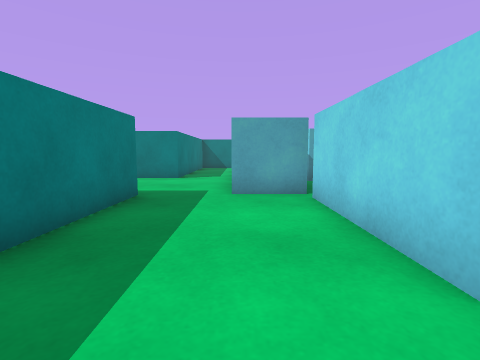
[1] (above)

17 first-person views from a walk through a scene from a Unity 3-D project. The camera is 0.55 m above the floor, tilts 6° down and sees 85° across. The floor is counted in squares, 0.5 m on a side. Each view is taken from the middle of a square. On the plan, view 1 faces up. The plan holds only what a view shows up to about 11 squares ahead; the rest is blank. The player is left out. Surface patterns are stand-ins for the level's own textures.

[2]
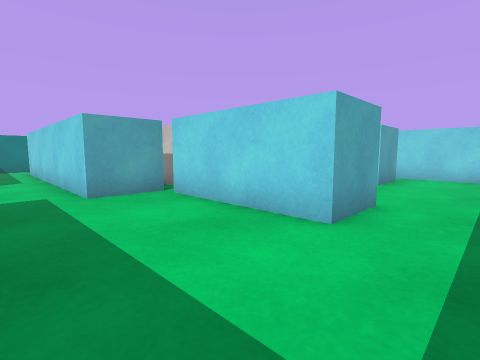

[3]
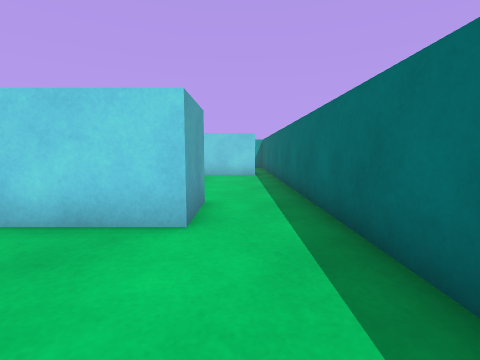

[4]
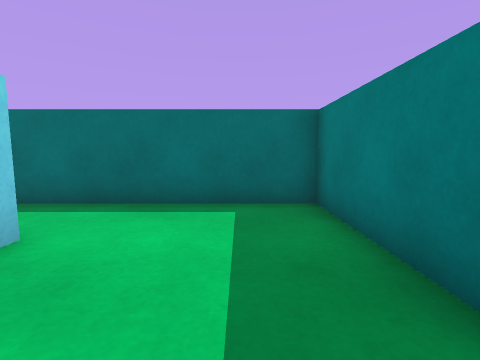

[5]
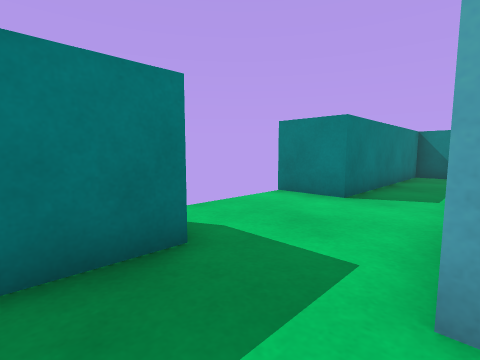

[6]
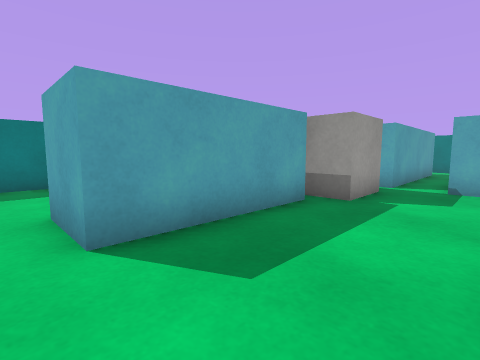

[7]
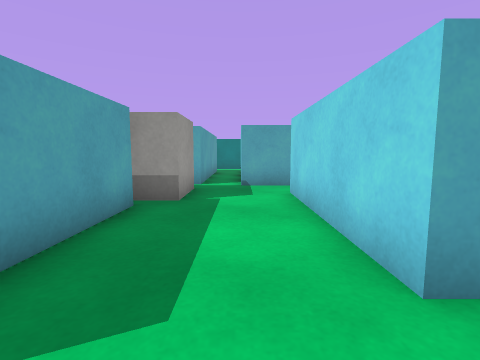

[8]
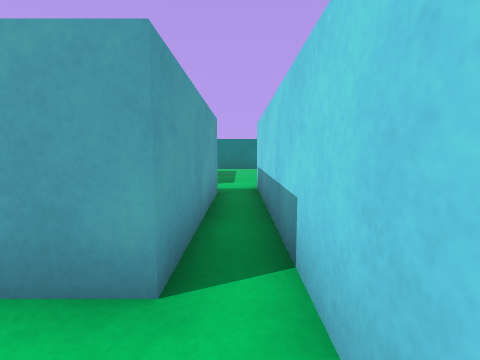

[9]
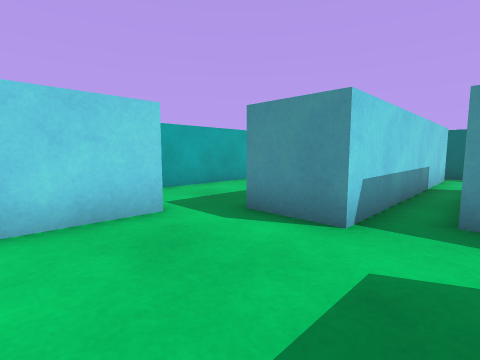

[10]
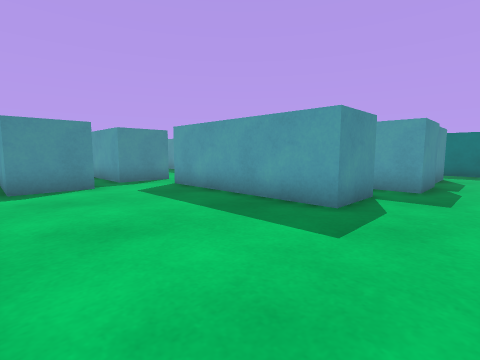

[11]
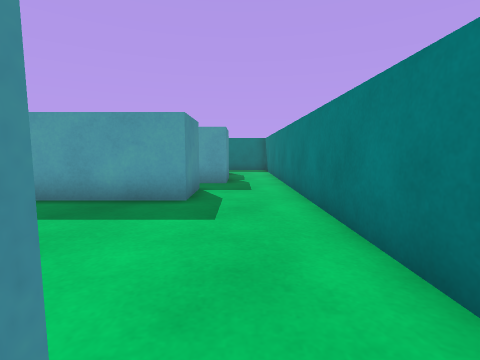

[12]
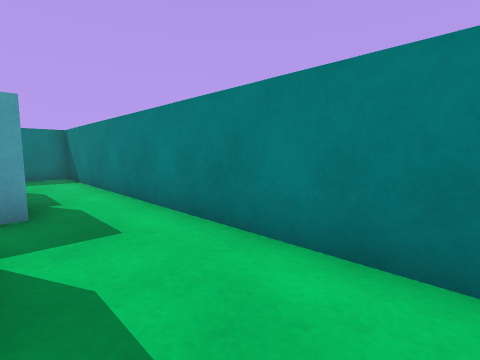

[13]
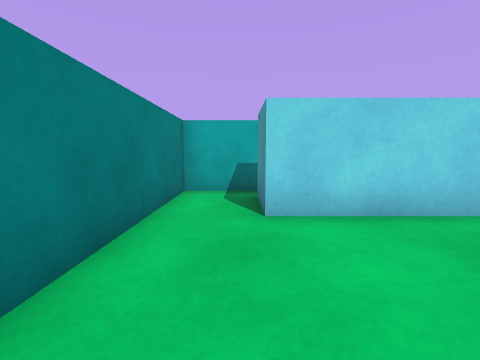

[14]
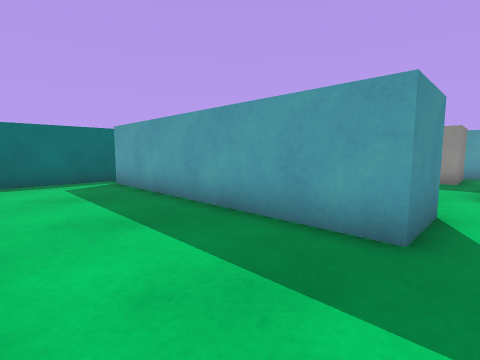

[15]
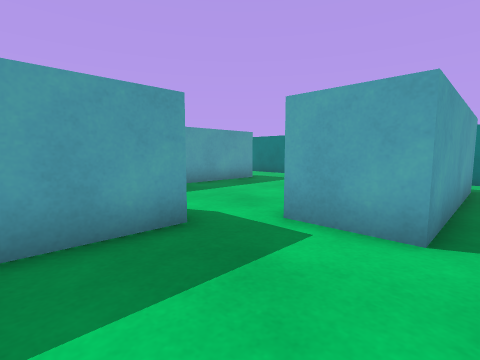

[16]
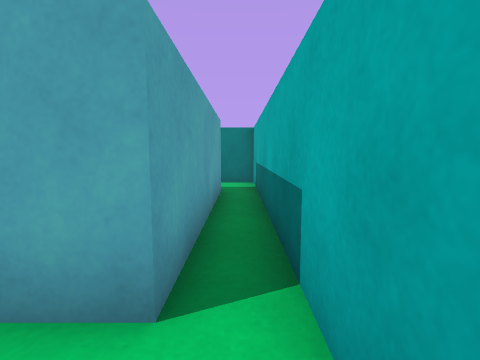

[17]
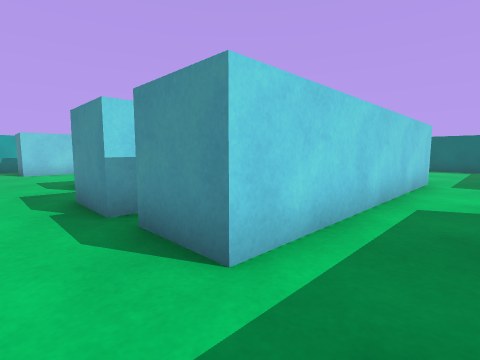

### Floor plan
Key: @ floor where view 1 was taken; # wall or solid block; . floor; B cyan block; C white cube.
Columns run from 5 left of view 1 to 17 right of it. Each row starts with its distance up from view 1.
 19   #####################
 18   #...................#
 17   #...................#
 16   #..#########.....##.#
 15   #..#    #  #.....##.#
 14   #..#    #  #.....##.#
 13   #..#    #  #.....##.#
 12   #..#    #  #.....##.#
 11 ###..#    #  #.....##.#
 10  ....# #######........#
  9  ....###CC......##....#
  8  ....# #CC...##.##....#
  7   #..###CC...##.##....#
  6   #....B B...##.##....#
  5   #....B B...##.##....#
  4   #....B B...##.##....
  3   #....B B...##.##....
  2   #....BBB......##....
  1   #.............##....
  0   #..@..........##....
 -1   ####################

Where each view was taken, in squares from view 1:
view 1: 0 up, 0 right, facing up
view 2: 0 up, 2 left, facing up-right
view 3: 1 up, 2 left, facing right
view 4: 5 up, 1 left, facing down
view 5: 5 up, 0 right, facing up-left
view 6: 1 up, 7 right, facing up-left
view 7: 1 up, 6 right, facing up
view 8: 1 up, 10 right, facing up
view 9: 13 up, 9 right, facing down-right
view 10: 18 up, 13 right, facing down-left
view 11: 17 up, 14 right, facing left
view 12: 16 up, 10 right, facing up-left
view 13: 17 up, 9 right, facing right
view 14: 10 up, 16 right, facing down-left
view 15: 7 up, 16 right, facing up-left
view 16: 9 up, 16 right, facing up
view 17: 18 up, 2 left, facing down-right
